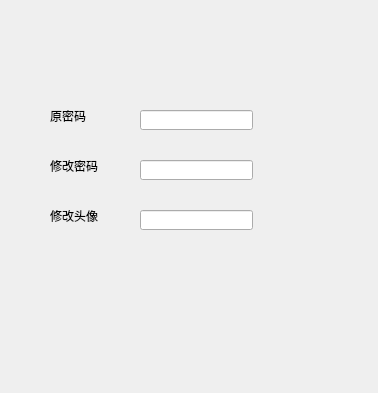
<?xml version="1.0" encoding="UTF-8"?>
<ui version="4.0">
 <class>personal_information</class>
 <widget class="QWidget" name="personal_information">
  <property name="geometry">
   <rect>
    <x>0</x>
    <y>0</y>
    <width>378</width>
    <height>393</height>
   </rect>
  </property>
  <property name="windowTitle">
   <string>Form</string>
  </property>
  <widget class="QLabel" name="label">
   <property name="geometry">
    <rect>
     <x>50</x>
     <y>110</y>
     <width>54</width>
     <height>12</height>
    </rect>
   </property>
   <property name="text">
    <string>原密码</string>
   </property>
  </widget>
  <widget class="QLineEdit" name="lineEdit">
   <property name="geometry">
    <rect>
     <x>140</x>
     <y>110</y>
     <width>113</width>
     <height>20</height>
    </rect>
   </property>
  </widget>
  <widget class="QLabel" name="label_2">
   <property name="geometry">
    <rect>
     <x>50</x>
     <y>160</y>
     <width>54</width>
     <height>12</height>
    </rect>
   </property>
   <property name="text">
    <string>修改密码</string>
   </property>
  </widget>
  <widget class="QLineEdit" name="lineEdit_2">
   <property name="geometry">
    <rect>
     <x>140</x>
     <y>160</y>
     <width>113</width>
     <height>20</height>
    </rect>
   </property>
  </widget>
  <widget class="QLabel" name="label_3">
   <property name="geometry">
    <rect>
     <x>50</x>
     <y>210</y>
     <width>54</width>
     <height>12</height>
    </rect>
   </property>
   <property name="text">
    <string>修改头像</string>
   </property>
  </widget>
  <widget class="QLineEdit" name="lineEdit_3">
   <property name="geometry">
    <rect>
     <x>140</x>
     <y>210</y>
     <width>113</width>
     <height>20</height>
    </rect>
   </property>
  </widget>
 </widget>
 <resources/>
 <connections/>
</ui>
